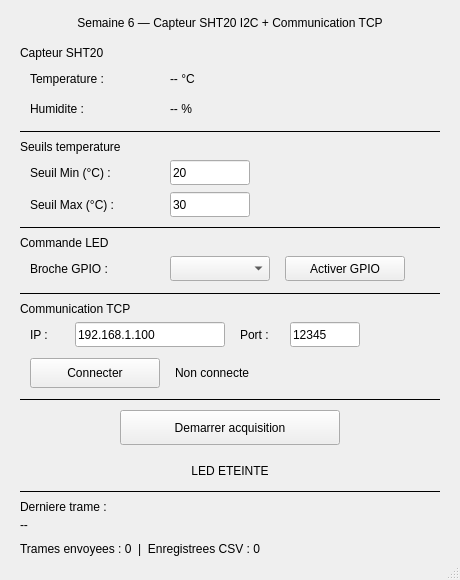
<?xml version="1.0" encoding="UTF-8"?>
<ui version="4.0">
 <class>CIhmAppS6</class>
 <widget class="QMainWindow" name="CIhmAppS6">
  <property name="geometry">
   <rect>
    <x>0</x>
    <y>0</y>
    <width>460</width>
    <height>580</height>
   </rect>
  </property>
  <property name="windowTitle">
   <string>Semaine 6 - SHT20 + Communication TCP</string>
  </property>
  <widget class="QWidget" name="centralwidget">
   <widget class="QLabel" name="laTitre">
    <property name="geometry">
     <rect>
      <x>20</x>
      <y>10</y>
      <width>420</width>
      <height>25</height>
     </rect>
    </property>
    <property name="text">
     <string>Semaine 6 — Capteur SHT20 I2C + Communication TCP</string>
    </property>
    <property name="alignment">
     <set>Qt::AlignmentFlag::AlignCenter</set>
    </property>
   </widget>
   <widget class="QLabel" name="laGroupCapteur">
    <property name="geometry">
     <rect>
      <x>20</x>
      <y>44</y>
      <width>120</width>
      <height>18</height>
     </rect>
    </property>
    <property name="text">
     <string>Capteur SHT20</string>
    </property>
   </widget>
   <widget class="QLabel" name="laLabelTemp">
    <property name="geometry">
     <rect>
      <x>30</x>
      <y>66</y>
      <width>130</width>
      <height>25</height>
     </rect>
    </property>
    <property name="text">
     <string>Temperature :</string>
    </property>
   </widget>
   <widget class="QLabel" name="laTemperature">
    <property name="geometry">
     <rect>
      <x>170</x>
      <y>66</y>
      <width>160</width>
      <height>25</height>
     </rect>
    </property>
    <property name="text">
     <string>-- °C</string>
    </property>
   </widget>
   <widget class="QLabel" name="laLabelHumi">
    <property name="geometry">
     <rect>
      <x>30</x>
      <y>96</y>
      <width>130</width>
      <height>25</height>
     </rect>
    </property>
    <property name="text">
     <string>Humidite :</string>
    </property>
   </widget>
   <widget class="QLabel" name="laHumidite">
    <property name="geometry">
     <rect>
      <x>170</x>
      <y>96</y>
      <width>160</width>
      <height>25</height>
     </rect>
    </property>
    <property name="text">
     <string>-- %</string>
    </property>
   </widget>
   <widget class="QFrame" name="line1">
    <property name="geometry">
     <rect>
      <x>20</x>
      <y>130</y>
      <width>420</width>
      <height>2</height>
     </rect>
    </property>
    <property name="frameShape">
     <enum>QFrame::Shape::HLine</enum>
    </property>
   </widget>
   <widget class="QLabel" name="laGroupSeuils">
    <property name="geometry">
     <rect>
      <x>20</x>
      <y>138</y>
      <width>120</width>
      <height>18</height>
     </rect>
    </property>
    <property name="text">
     <string>Seuils temperature</string>
    </property>
   </widget>
   <widget class="QLabel" name="laLabelSeuilMin">
    <property name="geometry">
     <rect>
      <x>30</x>
      <y>160</y>
      <width>130</width>
      <height>25</height>
     </rect>
    </property>
    <property name="text">
     <string>Seuil Min (°C) :</string>
    </property>
   </widget>
   <widget class="QLineEdit" name="leSeuilMin">
    <property name="geometry">
     <rect>
      <x>170</x>
      <y>160</y>
      <width>80</width>
      <height>25</height>
     </rect>
    </property>
    <property name="text">
     <string>20</string>
    </property>
   </widget>
   <widget class="QLabel" name="laLabelSeuilMax">
    <property name="geometry">
     <rect>
      <x>30</x>
      <y>192</y>
      <width>130</width>
      <height>25</height>
     </rect>
    </property>
    <property name="text">
     <string>Seuil Max (°C) :</string>
    </property>
   </widget>
   <widget class="QLineEdit" name="leSeuilMax">
    <property name="geometry">
     <rect>
      <x>170</x>
      <y>192</y>
      <width>80</width>
      <height>25</height>
     </rect>
    </property>
    <property name="text">
     <string>30</string>
    </property>
   </widget>
   <widget class="QFrame" name="line2">
    <property name="geometry">
     <rect>
      <x>20</x>
      <y>226</y>
      <width>420</width>
      <height>2</height>
     </rect>
    </property>
    <property name="frameShape">
     <enum>QFrame::Shape::HLine</enum>
    </property>
   </widget>
   <widget class="QLabel" name="laGroupGpio">
    <property name="geometry">
     <rect>
      <x>20</x>
      <y>234</y>
      <width>120</width>
      <height>18</height>
     </rect>
    </property>
    <property name="text">
     <string>Commande LED</string>
    </property>
   </widget>
   <widget class="QLabel" name="laLabelGpio">
    <property name="geometry">
     <rect>
      <x>30</x>
      <y>256</y>
      <width>130</width>
      <height>25</height>
     </rect>
    </property>
    <property name="text">
     <string>Broche GPIO :</string>
    </property>
   </widget>
   <widget class="QComboBox" name="cbGpio">
    <property name="geometry">
     <rect>
      <x>170</x>
      <y>256</y>
      <width>100</width>
      <height>25</height>
     </rect>
    </property>
   </widget>
   <widget class="QPushButton" name="pbActiver">
    <property name="geometry">
     <rect>
      <x>285</x>
      <y>256</y>
      <width>120</width>
      <height>25</height>
     </rect>
    </property>
    <property name="text">
     <string>Activer GPIO</string>
    </property>
   </widget>
   <widget class="QFrame" name="line3">
    <property name="geometry">
     <rect>
      <x>20</x>
      <y>292</y>
      <width>420</width>
      <height>2</height>
     </rect>
    </property>
    <property name="frameShape">
     <enum>QFrame::Shape::HLine</enum>
    </property>
   </widget>
   <widget class="QLabel" name="laGroupTcp">
    <property name="geometry">
     <rect>
      <x>20</x>
      <y>300</y>
      <width>160</width>
      <height>18</height>
     </rect>
    </property>
    <property name="text">
     <string>Communication TCP</string>
    </property>
   </widget>
   <widget class="QLabel" name="laLabelIp">
    <property name="geometry">
     <rect>
      <x>30</x>
      <y>322</y>
      <width>40</width>
      <height>25</height>
     </rect>
    </property>
    <property name="text">
     <string>IP :</string>
    </property>
   </widget>
   <widget class="QLineEdit" name="leIp">
    <property name="geometry">
     <rect>
      <x>75</x>
      <y>322</y>
      <width>150</width>
      <height>25</height>
     </rect>
    </property>
    <property name="text">
     <string>192.168.1.100</string>
    </property>
   </widget>
   <widget class="QLabel" name="laLabelPort">
    <property name="geometry">
     <rect>
      <x>240</x>
      <y>322</y>
      <width>45</width>
      <height>25</height>
     </rect>
    </property>
    <property name="text">
     <string>Port :</string>
    </property>
   </widget>
   <widget class="QLineEdit" name="lePort">
    <property name="geometry">
     <rect>
      <x>290</x>
      <y>322</y>
      <width>70</width>
      <height>25</height>
     </rect>
    </property>
    <property name="text">
     <string>12345</string>
    </property>
   </widget>
   <widget class="QPushButton" name="pbConnecter">
    <property name="geometry">
     <rect>
      <x>30</x>
      <y>358</y>
      <width>130</width>
      <height>30</height>
     </rect>
    </property>
    <property name="text">
     <string>Connecter</string>
    </property>
   </widget>
   <widget class="QLabel" name="laStatutTcp">
    <property name="geometry">
     <rect>
      <x>175</x>
      <y>358</y>
      <width>260</width>
      <height>30</height>
     </rect>
    </property>
    <property name="text">
     <string>Non connecte</string>
    </property>
    <property name="alignment">
     <set>Qt::AlignmentFlag::AlignVCenter</set>
    </property>
   </widget>
   <widget class="QFrame" name="line4">
    <property name="geometry">
     <rect>
      <x>20</x>
      <y>398</y>
      <width>420</width>
      <height>2</height>
     </rect>
    </property>
    <property name="frameShape">
     <enum>QFrame::Shape::HLine</enum>
    </property>
   </widget>
   <widget class="QPushButton" name="pbDemarrer">
    <property name="geometry">
     <rect>
      <x>120</x>
      <y>410</y>
      <width>220</width>
      <height>35</height>
     </rect>
    </property>
    <property name="text">
     <string>Demarrer acquisition</string>
    </property>
   </widget>
   <widget class="QLabel" name="laLed">
    <property name="geometry">
     <rect>
      <x>20</x>
      <y>458</y>
      <width>420</width>
      <height>25</height>
     </rect>
    </property>
    <property name="text">
     <string>LED ETEINTE</string>
    </property>
    <property name="alignment">
     <set>Qt::AlignmentFlag::AlignCenter</set>
    </property>
   </widget>
   <widget class="QFrame" name="line5">
    <property name="geometry">
     <rect>
      <x>20</x>
      <y>490</y>
      <width>420</width>
      <height>2</height>
     </rect>
    </property>
    <property name="frameShape">
     <enum>QFrame::Shape::HLine</enum>
    </property>
   </widget>
   <widget class="QLabel" name="laLabelTrame">
    <property name="geometry">
     <rect>
      <x>20</x>
      <y>498</y>
      <width>420</width>
      <height>18</height>
     </rect>
    </property>
    <property name="text">
     <string>Derniere trame :</string>
    </property>
   </widget>
   <widget class="QLabel" name="laTrame">
    <property name="geometry">
     <rect>
      <x>20</x>
      <y>516</y>
      <width>420</width>
      <height>18</height>
     </rect>
    </property>
    <property name="text">
     <string>--</string>
    </property>
   </widget>
   <widget class="QLabel" name="laCompteur">
    <property name="geometry">
     <rect>
      <x>20</x>
      <y>540</y>
      <width>420</width>
      <height>18</height>
     </rect>
    </property>
    <property name="text">
     <string>Trames envoyees : 0  |  Enregistrees CSV : 0</string>
    </property>
   </widget>
  </widget>
  <widget class="QMenuBar" name="menubar">
   <property name="geometry">
    <rect>
     <x>0</x>
     <y>0</y>
     <width>460</width>
     <height>22</height>
    </rect>
   </property>
  </widget>
  <widget class="QStatusBar" name="statusbar"/>
 </widget>
 <resources/>
 <connections/>
</ui>
